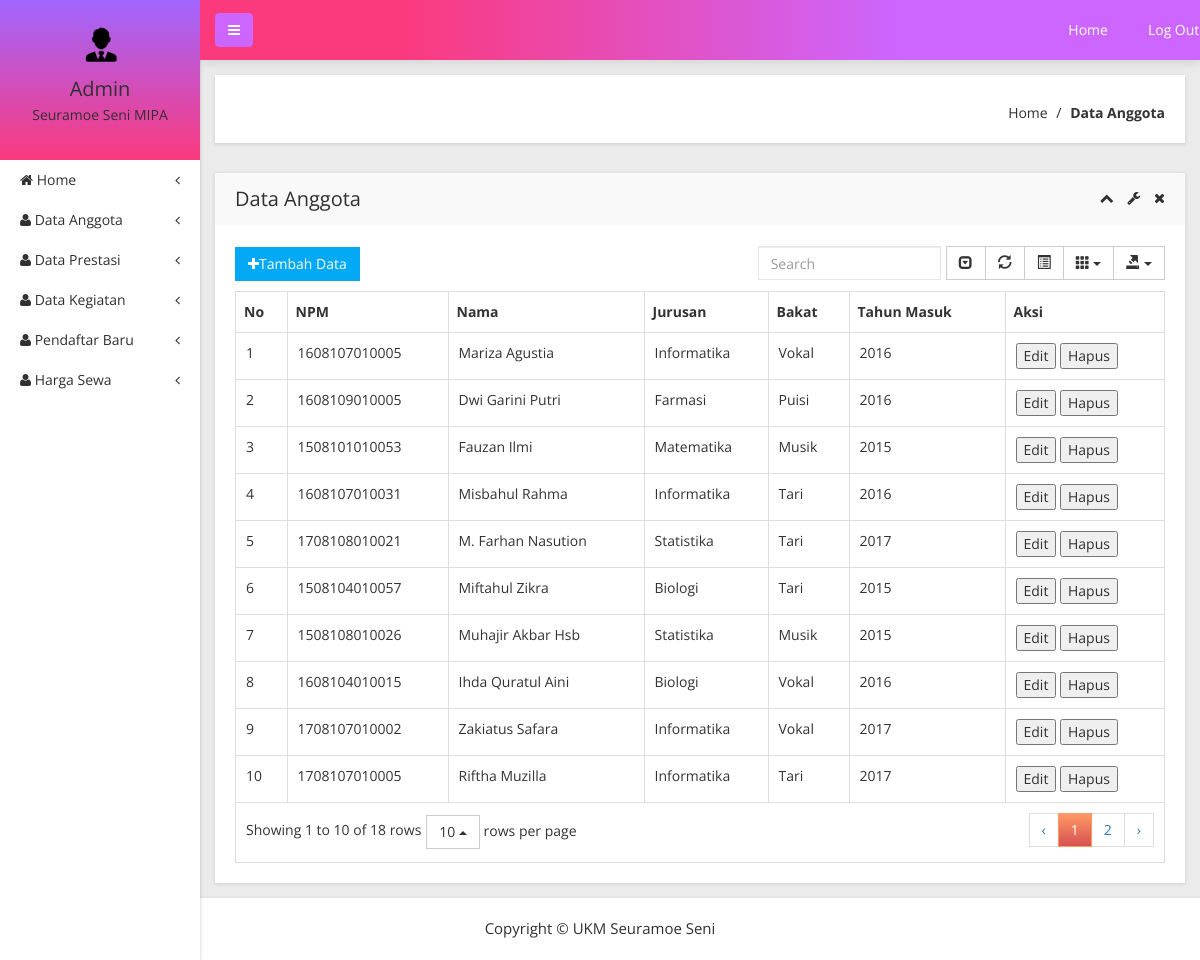
Screenshot of /index.php/admin/dataAnggota with the database file from the repository.
### tables this page shows
CREATE TABLE `dataanggota` (
  `id_anggota` int(11) NOT NULL,
  `NPM` varchar(13) NOT NULL,
  `Nama` varchar(50) NOT NULL,
  `Jurusan` varchar(30) NOT NULL,
  `Bakat` varchar(100) NOT NULL,
  `Tahun_Masuk` year(4) NOT NULL
);

### application/controllers/Admin.php (called while the page is built, shortened)
<?php
class Admin extends CI_Controller {
	function __construct (){
		$this->load->helper('url');
		$this->load->helper('form');
		$this->load->model('Web_model');
		$this->load->library('upload');
	}
	public function dataAnggota(){
		$this->data['tampilanggota'] = $this->Web_model->getDataAnggota('dataanggota');
		$this->load->view('dataAnggota', $this->data);
	}
}

### index.php (called while the page is built, shortened)
<?php
require_once BASEPATH.'core/CodeIgniter.php';

### application/models/Web_model.php (called while the page is built, shortened)
<?php
class Web_model extends CI_Model {
    public function getDataAnggota ($table) {
        $dataanggota = $this->db->get($table);
        $this->db->order_by("Tahun_Masuk","desc");
        return $dataanggota->result_array();
    }
}

### application/views/dataAnggota.php (the view, shortened to what this page needs)
<!doctype html>
<html class="no-js" lang="en">
<head>
    <link rel="stylesheet" href="<?php echo base_url('assetsadm/');?>css/bootstrap.min.css">
    <link rel="stylesheet" href="<?php echo base_url('assetsadm/');?>css/font-awesome.min.css">
    <link rel="stylesheet" href="<?php echo base_url('assetsadm/');?>css/adminpro-custon-icon.css">
    <link rel="stylesheet" href="<?php echo base_url('assetsadm/');?>css/meanmenu.min.css">
    <link rel="stylesheet" href="<?php echo base_url('assetsadm/');?>css/jquery.mCustomScrollbar.min.css">
    <link rel="stylesheet" href="<?php echo base_url('assetsadm/');?>css/animate.css">
    <link rel="stylesheet" href="<?php echo base_url('assetsadm/');?>css/data-table/bootstrap-table.css">
    <link rel="stylesheet" href="<?php echo base_url('assetsadm/');?>css/data-table/bootstrap-editable.css">
    <link rel="stylesheet" href="<?php echo base_url('assetsadm/');?>css/normalize.css">
    <link rel="stylesheet" href="<?php echo base_url('assetsadm/');?>css/c3.min.css">
    <link rel="stylesheet" href="<?php echo base_url('assetsadm/');?>css/form/all-type-forms.css">
    <link rel="stylesheet" href="<?php echo base_url('assetsadm/');?>css/style.css">
    <link rel="stylesheet" href="<?php echo base_url('assetsadm/');?>css/responsive.css">
</head>
<body class="materialdesign">
    <div class="wrapper-pro">
        <div class="left-sidebar-pro">
            <nav id="sidebar">
                <div class="sidebar-header">
                    <a href="#"><img src="<?php echo base_url('assetsadm/');?>img/message/admin.png" style="width: 100px" alt="" />
                    </a>
                    <h3>Admin</h3>
                    <p>Seuramoe Seni MIPA</p>
                </div>
                <div class="left-custom-menu-adp-wrap">
                    <ul class="nav navbar-nav left-sidebar-menu-pro">
                        <li class="nav-item"><a href="<?php echo base_url('index.php/admin/dashboard');?>" data-toggle="#" role="button" aria-expanded="false" class="nav-link dropdown-toggle"><i class="fa big-icon fa-home"></i> <span class="mini-dn">Home</span> <span class="indicator-right-menu mini-dn"><i class="fa indicator-mn fa-angle-left"></i></span></a>
                        </li>
                        <li class="nav-item"><a href="<?php echo base_url('index.php/admin/dataAnggota');?>" data-toggle="#" role="button" aria-expanded="false" class="nav-link dropdown-toggle"><i class="fa big-icon fa-user"></i> <span class="mini-dn">Data Anggota</span> <span class="indicator-right-menu mini-dn"><i class="fa indicator-mn fa-angle-left"></i></span></a>
                        </li>
                        <li class="nav-item"><a href="<?php echo base_url('index.php/admin/dataPrestasi');?>" data-toggle="#" role="button" aria-expanded="false" class="nav-link dropdown-toggle"><i class="fa big-icon fa-user"></i> <span class="mini-dn">Data Prestasi</span> <span class="indicator-right-menu mini-dn"><i class="fa indicator-mn fa-angle-left"></i></span></a>
                        </li>
                        <li class="nav-item"><a href="<?php echo base_url('index.php/admin/dataKegiatan');?>" data-toggle="#" role="button" aria-expanded="false" class="nav-link dropdown-toggle"><i class="fa big-icon fa-user"></i> <span class="mini-dn">Data Kegiatan</span> <span class="indicator-right-menu mini-dn"><i class="fa indicator-mn fa-angle-left"></i></span></a>
                        </li>
                        <li class="nav-item"><a href="<?php echo base_url('index.php/admin/pendaftarBaru');?>" data-toggle="#" role="button" aria-expanded="false" class="nav-link dropdown-toggle"><i class="fa big-icon fa-user"></i> <span class="mini-dn">Pendaftar Baru</span> <span class="indicator-right-menu mini-dn"><i class="fa indicator-mn fa-angle-left"></i></span></a>
                        </li>
                        <li class="nav-item"><a href="<?php echo base_url('index.php/admin/hargaSewa');?>" data-toggle="#" role="button" aria-expanded="false" class="nav-link dropdown-toggle"><i class="fa big-icon fa-user"></i> <span class="mini-dn">Harga Sewa</span> <span class="indicator-right-menu mini-dn"><i class="fa indicator-mn fa-angle-left"></i></span></a>
                    </ul>
                </div>
            </nav>
        </div>
        <div class="content-inner-all">
            <div class="header-top-area">
            <div class="fixed-header-top"  style= "background: linear-gradient(to left, #cc66ff 30%, #fb397d 80%);">
                    <div class="container-fluid">
                        <div class="row">
                            <div class="col-lg-1 col-md-6 col-sm-6 col-xs-12">
                            <button type="button" id="sidebarCollapse" class="btn bar-button-pro header-drl-controller-btn btn-info navbar-btn" style="background:#cc66ff">
                                    <i class="fa fa-bars"></i>
                                </button>
                            </div>
                            <div class="col-lg-6 col-md-1 col-sm-1 col-xs-12">
                                <div class="header-top-menu tabl-d-n">
                                    <ul class="nav navbar-nav mai-top-nav">
                                        <li class="nav-item" style="margin-left: 750px"><a href="<?php echo base_url('index.php/web/home');?>" class="nav-link">Home</a>
                                        </li>
                                        <li class="nav-item" style="margin-right: -180px"><a href="<?php echo base_url('index.php/admin/loginadmin');?>" class="nav-link">Log Out</a>
                                        </li>
                                    </ul>
                                </div>
                            </div>
                        </div>
                    </div>
                </div>
            </div>
            <div class="breadcome-area mg-b-30 small-dn">
                <div class="container-fluid">
                    <div class="row">
                        <div class="col-lg-12">
                            <div class="breadcome-list map-mg-t-40-gl shadow-reset">
                                <div class="row">
                                    <div class="col-lg-6 col-md-6 col-sm-6 col-xs-6">
                                    </div>
                                    <div class="col-lg-6 col-md-6 col-sm-6 col-xs-6">
                                        <ul class="breadcome-menu">
                                            <li><a href="<?php echo base_url('index.php/admin/dashboard');?>">Home</a> <span class="bread-slash">/</span>
                                            </li>
                                            <li><span class="bread-blod">Data Anggota</span>
                                            </li>
                                        </ul>
                                    </div>
                                </div>
                            </div>
                        </div>
                    </div>
                </div>
            </div>
            <div class="admin-dashone-data-table-area">
                <div class="container-fluid">
                    <div class="row">
                        <div class="col-lg-12">
                            <div class="sparkline8-list shadow-reset">
                                <div class="sparkline8-hd">
                                    <div class="main-sparkline8-hd">
                                        <h1>Data Anggota</h1>
                                        <div class="sparkline8-outline-icon">
                                            <span class="sparkline8-collapse-link"><i class="fa fa-chevron-up"></i></span>
                                            <span><i class="fa fa-wrench"></i></span>
                                            <span class="sparkline8-collapse-close"><i class="fa fa-times"></i></span>
                                        </div>
                                    </div>
                                </div>
                                <div class="sparkline8-graph">
                                    <div class="datatable-dashv1-list custom-datatable-overright">
                                        <div id="toolbar">
                                            <div>
                                                <a href="<?php echo base_url().'index.php/admin/tambahanggota';?>" class="btn btn-primary" data-toogle="modal" data-target="input_data"><i class="fa fa-plus"></i>Tambah Data</a>
                                            </div>
                                        </div>
                                        <table id="table" data-toggle="table" data-pagination="true" data-search="true" data-show-columns="true" data-show-pagination-switch="true" data-show-refresh="true" data-key-events="true" data-show-toggle="true" data-resizable="true" data-cookie="true" data-cookie-id-table="saveId" data-show-export="true" data-click-to-select="true" data-toolbar="#toolbar">
                                            <thead>
                                                <tr>
                                                    <th data-field="no" data-editable="false" >No</th>
                                                    <th data-field="npm" data-editable="false" align="center">NPM</th>
                                                    <th data-field="nama" data-editable="false">Nama</th>
                                                    <th data-field="jurusan" data-editable="false">Jurusan</th>
                                                    <th data-field="bakat" data-editable="false">Bakat</th>
                                                    <th data-field="tahunmasuk" data-editable="false">Tahun Masuk</th>
                                                    <th>Aksi</th>
                                                </tr>
                                            </thead>
                                            <tbody>
                                                <?php
                                                $no = 1;
                                                foreach($tampilanggota as $anggota){ ?>
                                                <tr>
                                                    <td text-align="center"><?php echo $no++ ?></td>
                                                    <td><?php echo $anggota['NPM'] ?></td>
                                                    <td><?php echo $anggota['Nama'] ?></td>
                                                    <td><?php echo $anggota['Jurusan'] ?></td>
                                                    <td><?php echo $anggota['Bakat'] ?></td>
                                                    <td><?php echo $anggota['Tahun_Masuk']?></td>
                                                    <td>
                                                        <div>
                                                            <a href="<?php echo base_url().'index.php/admin/editanggota/'.$anggota['id_anggota'];?>"><button>Edit</button></a>
                                                            <a  onclick="return confirm('Are you sure you want to delete this entry?')" href="<?php echo base_url().'index.php/admin/hapusanggota/'.$anggota['id_anggota'];?>"><button>Hapus</button></a></td>
                                                        </div>
                                                </tr>
                                                <?php } ?>
    <div class="footer-copyright-area">
        <div class="container-fluid">
            <div class="row">
                <div class="col-lg-12">
                    <div class="footer-copy-right">
                        <p>Copyright &#169; UKM Seuramoe Seni</p>
                    </div>
                </div>
            </div>
        </div>
    </div>
</body>
</html>

### rows the page displays
dataanggota: NPM "1608107010005", Nama "Mariza Agustia", Jurusan "Informatika", Bakat "Vokal", Tahun_Masuk "2016"
dataanggota: NPM "1608109010005", Nama "Dwi Garini Putri", Jurusan "Farmasi", Bakat "Puisi", Tahun_Masuk "2016"
dataanggota: NPM "1508101010053", Nama "Fauzan Ilmi", Jurusan "Matematika", Bakat "Musik", Tahun_Masuk "2015"
dataanggota: NPM "1608107010031", Nama "Misbahul Rahma", Jurusan "Informatika", Bakat "Tari", Tahun_Masuk "2016"
dataanggota: NPM "1708108010021", Nama "M. Farhan Nasution", Jurusan "Statistika", Bakat "Tari", Tahun_Masuk "2017"
dataanggota: NPM "1508104010057", Nama "Miftahul Zikra", Jurusan "Biologi", Bakat "Tari", Tahun_Masuk "2015"
dataanggota: NPM "1508108010026", Nama "Muhajir Akbar Hsb", Jurusan "Statistika", Bakat "Musik", Tahun_Masuk "2015"
dataanggota: NPM "1608104010015", Nama "Ihda Quratul Aini", Jurusan "Biologi", Bakat "Vokal", Tahun_Masuk "2016"
dataanggota: NPM "1708107010002", Nama "Zakiatus Safara", Jurusan "Informatika", Bakat "Vokal", Tahun_Masuk "2017"
dataanggota: NPM "1708107010005", Nama "Riftha Muzilla", Jurusan "Informatika", Bakat "Tari", Tahun_Masuk "2017"
